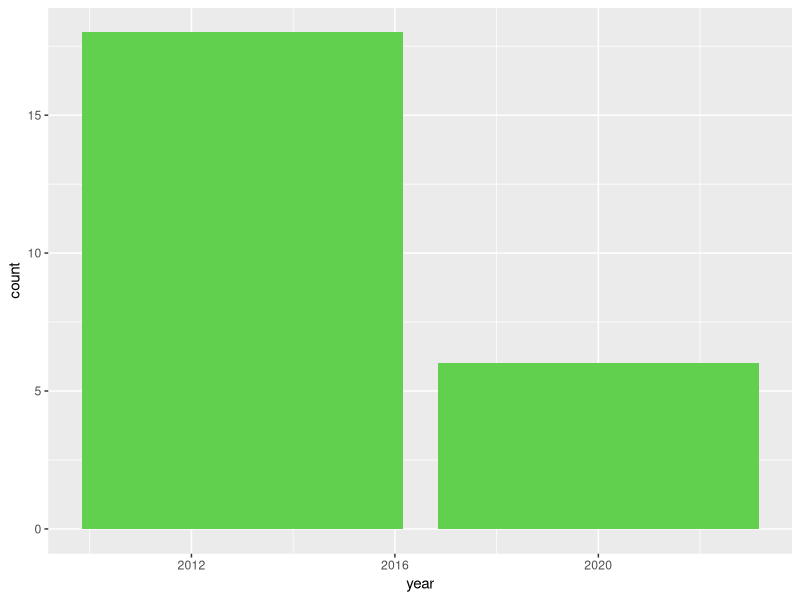

Here is the R script that generated this plot:
library(dplyr)
library(lubridate)
library(data.table)
library(geosphere)
library(ggplot2)
library(gridExtra)

train <-tibble::as_tibble(fread("sample_train.csv"))

class(train)
glimpse(train)
summary(train)

sum(is.na(train))
train <- train %>%
mutate(pickup_datetime = ymd_hms(pickup_datetime),
        dropoff_datetime = ymd_hms(dropoff_datetime),
        vendor_id = factor(vendor_id),
        passenger_count = factor(passenger_count))

train <- train %>%
 mutate(weekday = wday(pickup_datetime),
        month = month(pickup_datetime),
       year = year(pickup_datetime))

# train <- train %>%
#  mutate(distance = distHaversine(pickuplocation,dropofflocation)/1000) 
# train <- train %>%
#  mutate(speed = distance/trip_duration*3600)

p1 <- train %>%
 ggplot(aes(year,fill = weekday)) +
 geom_bar(fill = 3) +
 theme(legend.position = "null")

print(p1)


# p1 <- train %>%
#  ggplot(aes(vendor_id,fill = vendor_id)) +
#  geom_bar() +
#  theme(legend.position = "null")

# print(p1)

# p2 <- train %>%
#  ggplot(aes(pickup_datetime)) +
#  geom_histogram(bins = 250,fill="orange")
# p3 <- train %>%
#  ggplot(aes(dropoff_datetime)) +
#  geom_histogram(bins = 250,fill="skyblue")
# p23 <- grid.arrange(p2,p3,nrow =2)

# print(p23)

# p4 <- train%>%
#  ggplot(aes(passenger_count,fill = passenger_count)) +
#  geom_bar() +theme(legend.position = "null") +
#  scale_y_sqrt()

# print(p4)
